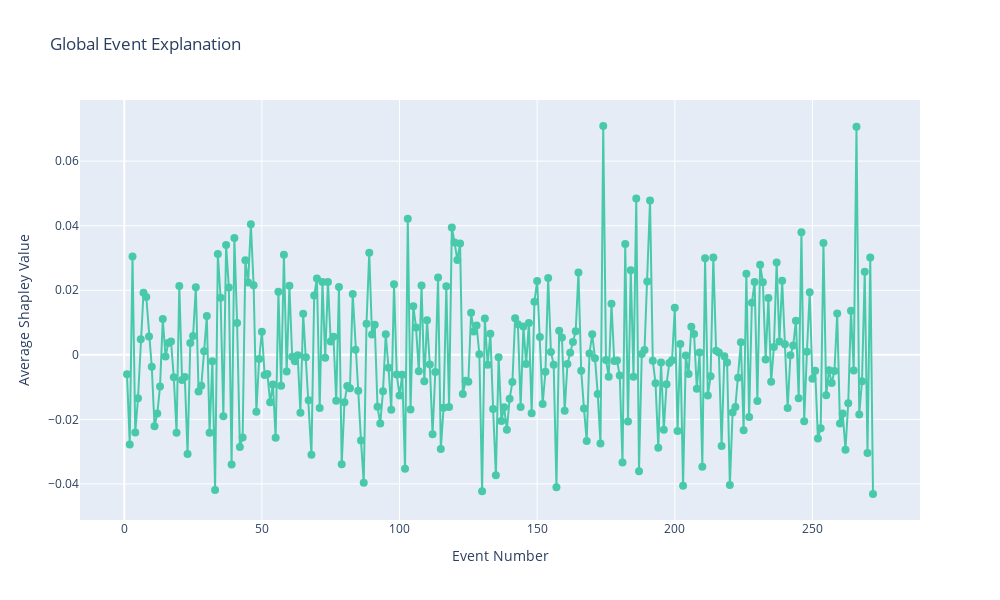

Notebook code for this chart:
### Code cell
global_event_chart

### Figure 1 — Plotly figure (JSON) as saved in the notebook; plotly's stock layout.template omitted (floating-point values rounded to 4 significant figures; data arrays with more than 128 entries replaced by an {"elided": "..."} marker saying what was removed)
{"data": [{"line": {"width": 2}, "marker": {"color": "#48caaa", "size": 8}, "mode": "lines+markers", "name": "Average Shapley Value", "type": "scatter", "x": {"elided": "272 int values"}, "y": {"elided": "272 float values"}}], "layout": {"height": 600, "title": {"text": "Global Event Explanation"}, "width": 1000, "xaxis": {"title": {"text": "Event Number"}}, "yaxis": {"title": {"text": "Average Shapley Value"}}}}
